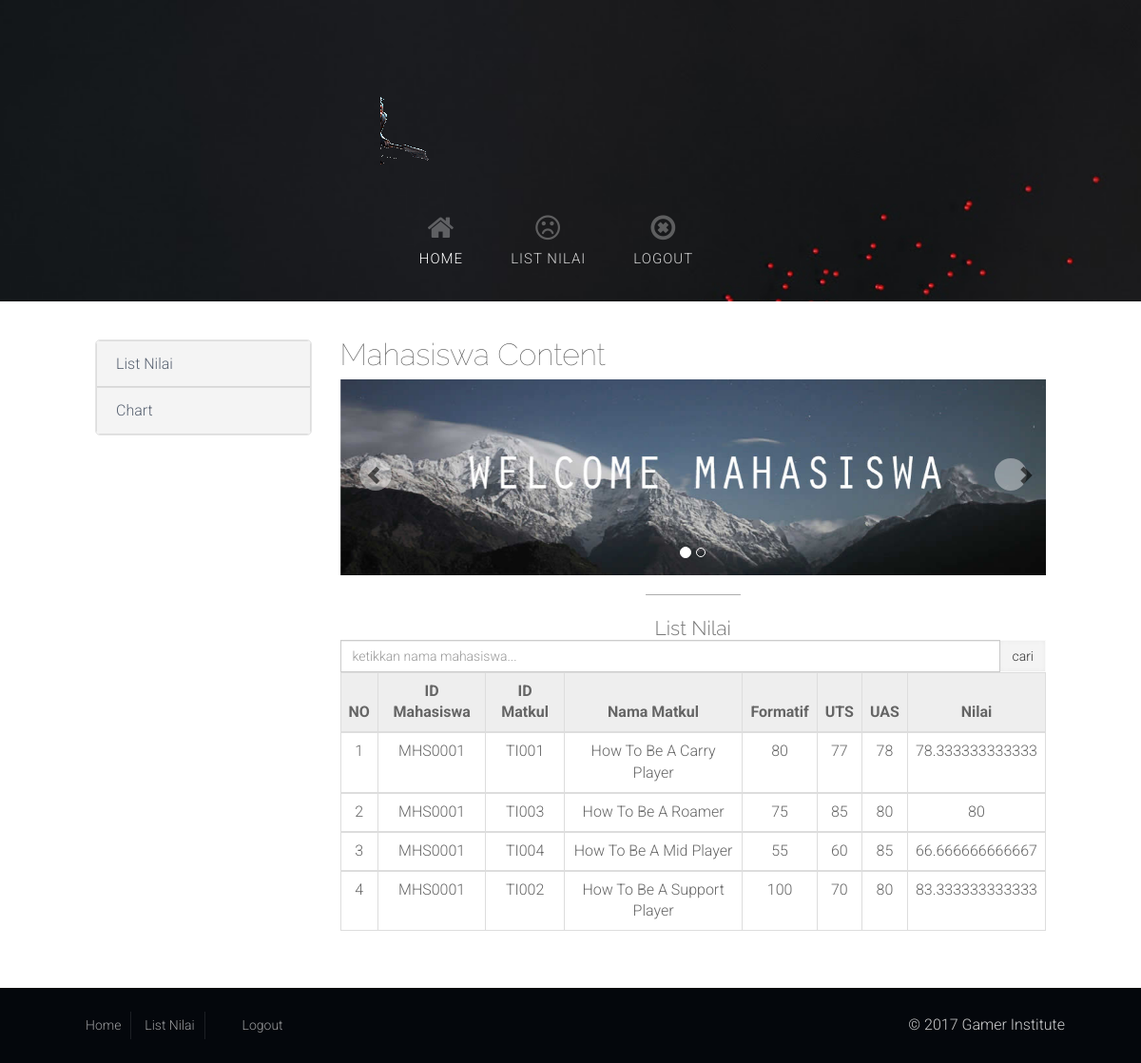
/user/mahasiswa/konten/konten-index.php, run on the app's committed database.
### tables this page shows
CREATE TABLE `matkul` (
  `id` int(11) NOT NULL,
  `id_matkul` varchar(100) NOT NULL,
  `id_dosen` varchar(100) NOT NULL,
  `nama_matkul` varchar(100) NOT NULL
);

CREATE TABLE `user` (
  `id` int(11) NOT NULL,
  `no` varchar(100) NOT NULL,
  `username` varchar(100) NOT NULL,
  `password` varchar(100) NOT NULL,
  `nama` varchar(100) NOT NULL,
  `level` enum('admin','dosen','mahasiswa','') NOT NULL
);

CREATE TABLE `nilai` (
  `id` int(11) NOT NULL,
  `nama_nilai` varchar(100) NOT NULL,
  `nama_matkul` varchar(100) NOT NULL,
  `formatif` int(100) NOT NULL,
  `uts` int(100) NOT NULL,
  `uas` int(100) NOT NULL,
  `formatif_perc` int(100) NOT NULL,
  `uts_perc` int(100) NOT NULL,
  `uas_perc` int(100) NOT NULL
);

### user/mahasiswa/konten/list_nilai.php (the view, shortened to what this page needs)
<?php
$query = mysql_query("SELECT user.no, matkul.id_matkul, matkul.nama_matkul, nilai.formatif, nilai.uts, nilai.uas FROM matkul, nilai, user where nilai.nama_matkul=matkul.id_matkul AND user.no=nilai.nama_nilai");
?>
<h3 align="center">List Nilai</h3>
<div id="wrapform">
<div class="row">
    <form action="" method="get">
    <div class="col-lg-12">
        <div class="input-group">
            <input type="text" class="form-control" name="cari" placeholder="ketikkan nama mahasiswa..."/>
            <span class="input-group-btn">
                <input class="btn btn-default" type="submit" value="cari"/>
            </span>
        </div>
    </div>
    </form>
</div>
</div>
<table align="center" class="table table-bordered">
<thead align="center" style="background:#eee;font-size:14;">
<tr>
    <th style="text-align:center;" width="20">NO</th>
    <th style="text-align:center;" width="auto">ID Mahasiswa</th>
    <th style="text-align:center;" width="auto">ID Matkul</th>
	<th style="text-align:center;" width="auto">Nama Matkul</th>
	<th style="text-align:center;" width="auto">Formatif</th>
	<th style="text-align:center;" width="auto">UTS</th>
	<th style="text-align:center;" width="auto">UAS</th>
    <th style="text-align:center;" width="auto">Nilai</th>
</tr>
</thead>
<?php
    $no = 1;
    while ( $record = mysql_fetch_array($query)) {
        $rata = ($record['formatif'] + $record['uts'] + $record['uas'])/3;
?>
<tbody >
<tr style="text-align:center;" class="table-striped">
    <td><?php echo $no?></td>
    <td><?php echo $record['no'];?></td>
    <td><?php echo $record['id_matkul'];?></td>
	<td><?php echo $record['nama_matkul'];?></td>
	<td><?php echo $record['formatif'];?></td>
    <td><?php echo $record['uts'];?></td>
    <td><?php echo $record['uas'];?></td>
    <td><?php echo $rata?></td>
</tr>
</tbody>
<?php
    $no++;}
?>
</table>

### user/mahasiswa/konten/konten-index.php (shortened to what this page needs)
<!DOCTYPE html>
<html lang="en">
    <head>
        <link rel="stylesheet" href="../../../assets/css/bootstrap.css" rel="stylesheet">
        <link rel="stylesheet" href="../../../assets/css/animate.css" rel="stylesheet">
        <link rel="stylesheet" href="../../../assets/css/font-awesome.css" rel="stylesheet">
        <link rel="stylesheet" href="../../../assets/css/nexus.css" rel="stylesheet">
        <link rel="stylesheet" href="../../../assets/css/responsive.css" rel="stylesheet">
    </head>
    <body>
        <div id="header" style="background-position: 50% 0%; <br />
<b>Notice</b>:  Undefined variable: full_page in <b> on line <b>46</b><br />
" data-stellar-background-ratio="0.5">
            <div class="container">
                <div class="row">
                    <div class="logo">
                        <a href="?module=list_nilai" title="">
                            <img src="../img/logo-mahasiswa.gif" alt="Logo" />
                        </a>
                    </div>
                </div>
                <div id="hornav" class="row text-light">
                    <div class="col-md-12">
                        <div class="text-center visible-lg">
                            <ul id="hornavmenu" class="nav navbar-nav">
                                <li>
                                    <a href="../index.php" class="fa-home active">Home</a>
                                </li>
                                <li>
                                    <a href="?module=list_nilai" class="fa-frown-o ">List Nilai</a>
                                </li>
                                <li>
                                    <a href="../../../koneksi/logout.php" class="fa-times-circle-o " id="logout">Logout</a>
                                </li>
                            </ul>
                        </div>
                    </div>
                </div>
            </div>
        </div>
        <div id="content">
            <div class="container background-white">
                <div class="row margin-vert-40">
                    <div class="col-md-3">
                        <ul class="list-group sidebar-nav" id="sidebar-nav">
                            <li class="list-group-item">
                                <a href="?module=list_nilai">List Nilai</a>
                            </li>
                            <li class="list-group-item">
                                <a href="?module=graph">Chart</a>
                            </li>
                        </ul>
                    </div>
                    <div class="col-md-9">
                        <h2>Mahasiswa Content</h2>
                        <div id="carousel-example-1" class="carousel slide" data-ride="carousel">
                            <ol class="carousel-indicators">
                                <li data-target="#carousel" data-slide-to="0" class="active"></li>
                                <li data-target="#carousel" data-slide-to="1"></li>
                            </ol>
                            <div class="carousel-inner">
                                <div class="item active">
                                    <img src="../img/slide.jpg">
                                </div>
                            </div>
                            <a class="left carousel-control" href="#carousel-example-1" data-slide="prev">
                                <span class="glyphicon glyphicon-chevron-left"></span>
                            </a>
                            <a class="right carousel-control" href="#carousel-example-1" data-slide="next">
                                <span class="glyphicon glyphicon-chevron-right"></span>
                            </a>
                        </div>
                            <hr>
                            <?php
                                if(isset($_GET['module']))
                                    include "$_GET[module].php";
                                else
                                    include "list_nilai.php";
                            ?>
                    </div>
                </div>
            </div>
        </div>
        <div id="footer" class="background-dark text-light">
            <div class="container no-padding">
                <div class="row">
                    <div id="footermenu" class="col-md-8">
                        <ul class="list-unstyled list-inline">
                            <li>
                                <a href="index.php" target="_blank">Home</a>
                            </li>
                            <li>
                                <a href="?module=list_nilai">List Nilai</a>
                            </li>
                            <li>
                                <a href="../../../koneksi/logout.php" target="_blank">Logout</a>
                            </li>
                        </ul>
                    </div>
                    <div id="copyright" class="col-md-4">
                        <p class="pull-right">&copy; 2017 Gamer Institute</p>
                    </div>
                </div>
            </div>
        </div>
    </body>
</html>

### data on the page
matkul: user.no "MHS0001", id_matkul "TI001", nama_matkul "How To Be A Carry Player", nilai.formatif "80", nilai.uts "77", nilai.uas "78", nilai.formatif+uts+uas "78.333333333333"
matkul: user.no "MHS0001", id_matkul "TI003", nama_matkul "How To Be A Roamer", nilai.formatif "75", nilai.uts "85", nilai.uas "80"
matkul: user.no "MHS0001", id_matkul "TI004", nama_matkul "How To Be A Mid Player", nilai.formatif "55", nilai.uts "60", nilai.uas "85", nilai.formatif+uts+uas "66.666666666667"
matkul: user.no "MHS0001", id_matkul "TI002", nama_matkul "How To Be A Support Player", nilai.formatif "100", nilai.uts "70", nilai.uas "80", nilai.formatif+uts+uas "83.333333333333"
